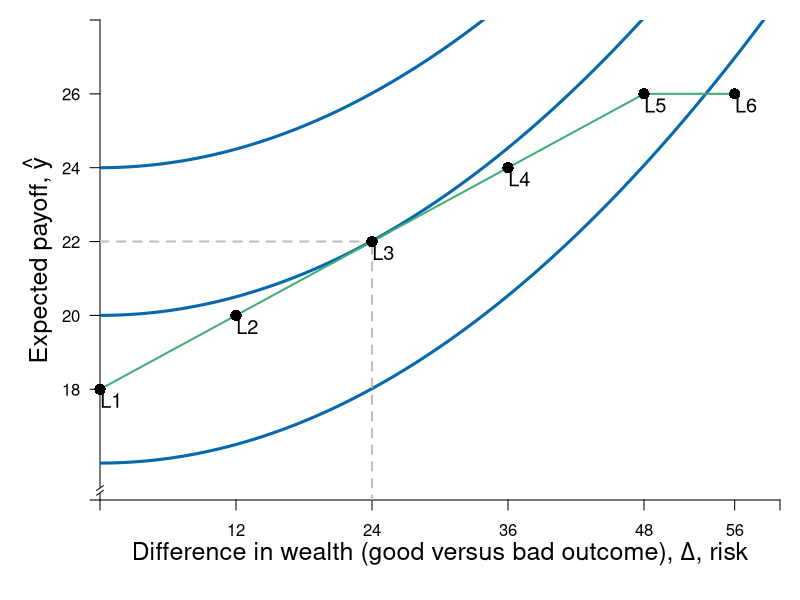

Generate this figure with R: (Note: this script raises an error after producing the figure.)
require(shape)
require(plotrix)

pdf(file = "risk/risk_experiments_gender_f.pdf", width = 9, height = 7)

#Set parameters for graphics
axislabelsize <- 1.5
labelsize <- 1.2
graphlinewidth <- 3
segmentlinewidth <- 2
a <- c(2, 4, 6)


COL <- c("#7fc97f", "#beaed4", "#fdc086", "#ffff99", "#386cb0", "#f0027f", "#bf5b17", "#666666")
COLA <- c("#e0f3db", "#99d8c9","#66c2a4","#41ae76", "#238b45", "#005824")
COLB <- c("#c6dbef", "#4eb3d3", "#2b8cbe", "#0868ac","#084081")
COLC <- c("#fcfbfd", "#efedf5", "#dadaeb", "#bcbddc", "#9e9ac8", "#807dba", "#6a51a3", "#54278f", "#3f007d")

par(mar =  c(5, 5, 1, 1))
xlims <- c(0, 60)
ylims <- c(15, 28)


indiffA <- function(g, intercept = 3, slope = 0.125){
  intercept  + slope*g^2
}


#Plot command 
plot(0, 0, 
     xlim = xlims, 
     ylim = ylims, 
     type = "n",
     xlab = expression(paste("")),
     ylab = expression(paste("")), 
     axes = FALSE,
     cex.lab = axislabelsize, 
     bty = "n", 
     xaxs="i", 
     yaxs="i"
)


#Customize ticks and labels for the plot
# ticksy <- seq(ylims[1], ylims[2], 3)
# ylabels <- seq(ylims[1], ylims[2], 3)
# ticksx <- seq(xlims[1], xlims[2], 5)
# xlabels <- seq(xlims[1], xlims[2], 5)
ticksy <- c(ylims[1], 18, 20, 22, 24, 26, ylims[2])
ylabels <- c(NA, 18, 20, 22, 24, 26, NA)
ticksx <- c(0, 12, 24, 36, 48, 56,  xlims[2])
xlabels <- c(NA, 12, 24, 36, 48, 56, NA)

axis(1, at = ticksx, pos = ylims[1], labels = xlabels)
axis(2, at = ticksy, pos = xlims[1], labels = ylabels, las = 1)
mtext(expression(paste("Difference in wealth (good versus bad outcome), ", Delta, ", risk")), side = 1, line = 2.5, cex = axislabelsize)
text(xlims[1] - 5.5, ylims[2] - 0.5*(ylims[2] - ylims[1]), expression(paste("Expected payoff, ", hat(y) )), xpd = TRUE, cex = axislabelsize, srt = 90) 

axis.break(axis = 2, bgcol="white", breakcol="black",
           style="slash", brw=0.01)



npts <- 500 
xx1 <- seq(xlims[1], xlims[2], length.out = npts)
#lines(xx1, riskreturn(xx1), col = COLA[4], lwd = graphlinewidth, lty = 1)
lines(xx1, indiffA(xx1, intercept = 20, slope = 0.0035), col = COLB[4], lwd = graphlinewidth, lty = 1)
#Low
lines(xx1, indiffA(xx1, intercept = 16, slope = 0.0035), col = COLB[4], lwd = graphlinewidth, lty = 1)
#high
lines(xx1, indiffA(xx1, intercept = 24, slope = 0.0035), col = COLB[4], lwd = graphlinewidth, lty = 1)


#lines(xx1, indiffA(xx1, intercept = 21, slope = 0.00235), col = COLB[4], lwd = graphlinewidth, lty = 1)
# lines(xx1, indiffA(xx1, intercept = 5.6), col = COLB[4], lwd = graphlinewidth, lty = 1)
# lines(xx1, indiffA(xx1, intercept = 9), col = COLB[4], lwd = graphlinewidth, lty = 1)

#Setting up the segments for the choices 
segments(0, 18, 12, 20, lty = 1, col = COLA[4], lwd = segmentlinewidth)
segments(12, 20, 24, 22, lty = 1, col = COLA[4], lwd = segmentlinewidth)
segments(24, 22, 36, 24, lty = 1, col = COLA[4], lwd = segmentlinewidth)
segments(36, 24, 48, 26, lty = 1, col = COLA[4], lwd = segmentlinewidth)
segments(48, 26, 56, 26, lty = 1, col = COLA[4], lwd = segmentlinewidth)


#For choice: 
segments(0, 22, 24, 22, lty = 2, col = "grey", lwd = segmentlinewidth)
segments(24, 0, 24, 22, lty = 2, col = "grey", lwd = segmentlinewidth)

points(0, 18, pch = 16, col = "black", cex = 1.5, xpd = TRUE)
text(0 + 1, 18 - 0.3, expression("L1"), cex = labelsize)
points(12, 20, pch = 16, col = "black", cex = 1.5, xpd = TRUE)
text(12 + 1, 20 - 0.3, expression("L2"), cex = labelsize)
points(24, 22, pch = 16, col = "black", cex = 1.5, xpd = TRUE)
text(24 + 1, 22 - 0.3, expression("L3"), cex = labelsize)
points(36, 24, pch = 16, col = "black", cex = 1.5, xpd = TRUE)
text(36 + 1, 24 - 0.3, expression("L4"), cex = labelsize)
points(48, 26, pch = 16, col = "black", cex = 1.5, xpd = TRUE)
text(48 + 1, 26 - 0.3, expression("L5"), cex = labelsize)
points(56, 26, pch = 16, col = "black", cex = 1.5, xpd = TRUE)
text(56 + 1, 26 - 0.3, expression("L6"), cex = labelsize)

#Add points a, b, c and c
segments(5.6, 0, 5.6, riskreturn(g = 5.6), lty = 2, col = "gray", lwd = segmentlinewidth)
segments(0, riskreturn(g = 5.6), 5.6, riskreturn(g = 5.6), lty = 2, col = "gray", lwd = segmentlinewidth)
points(5.6, riskreturn(g = 5.6), pch = 16, col = "black", cex = 1.5)
text(5.6 + 0.25, riskreturn(g = 5.6) - 0.3, expression(i), cex = labelsize)


segments(12, 0, 12, riskreturn(g = 12) , lty = 2, col = "gray", lwd = segmentlinewidth)
segments(0, riskreturn(g = 12) , 12, riskreturn(g = 12) , lty = 2, col = "gray", lwd = segmentlinewidth)
points(12, riskreturn(g = 12) , pch = 16, col = "black", cex = 1.5)
text(12 + 0.25, riskreturn(g = 12) - 0.3, expression(d), cex = labelsize)


points(1.8, riskreturn(g = 1.8) , pch = 16, col = "black", cex = 1.5)
text(1.8 + 0.25, riskreturn(g = 1.8) - 0.3, expression(a), cex = labelsize)


points(9.5, riskreturn(g = 9.5) , pch = 16, col = "black", cex = 1.5)
text(9.5 + 0.25, riskreturn(g = 9.5) - 0.3, expression(b), cex = labelsize)


#Label risk return schedule
text(14, 12.7, expression(paste(omega == g(Delta))), cex = labelsize)

#Label value functions
text(26.5, 27, expression(u[3]^F), cex = labelsize)
text(42.5, 27, expression(u[2]^F), cex = labelsize)
text(54, 27, expression(u[1]^F), cex = labelsize)


dev.off()
